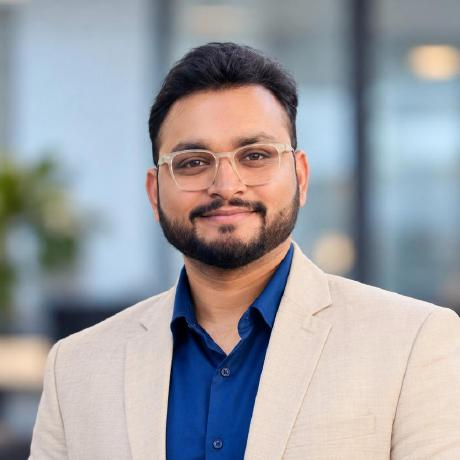
#> input picture assets/profile-photo.png, 460 x 460 px, found by its file name
$ python generate_og_image.py
#> lines starting #> are read from the running program, lines starting #| are printed output that depends on the picture
#!/usr/bin/env python3
"""
scripts/generate_og_image.py
Generates an ultra-premium 1200x630 OpenGraph / Social Preview Card for Abhijeet Raut
integrating his official profile photo, title, headline, and brief intro from his CV.
"""

import os
import math
from pathlib import Path
from PIL import Image, ImageDraw, ImageFont, ImageFilter

REPO_ROOT = Path(__file__).resolve().parent.parent
PORTFOLIO_DIR = REPO_ROOT / "apps" / "jamstack-frontend"
ASSETS_DIR = PORTFOLIO_DIR / "assets"
ASSETS_DIR.mkdir(parents=True, exist_ok=True)

PROFILE_SRC = ASSETS_DIR / "profile-photo.png"
OUTPUT_OG = ASSETS_DIR / "og-image.png"

def create_og_image():
    W, H = 1200, 630
    # 1. Base dark obsidian/navy background
    base = Image.new("RGBA", (W, H), (7, 11, 22, 255))
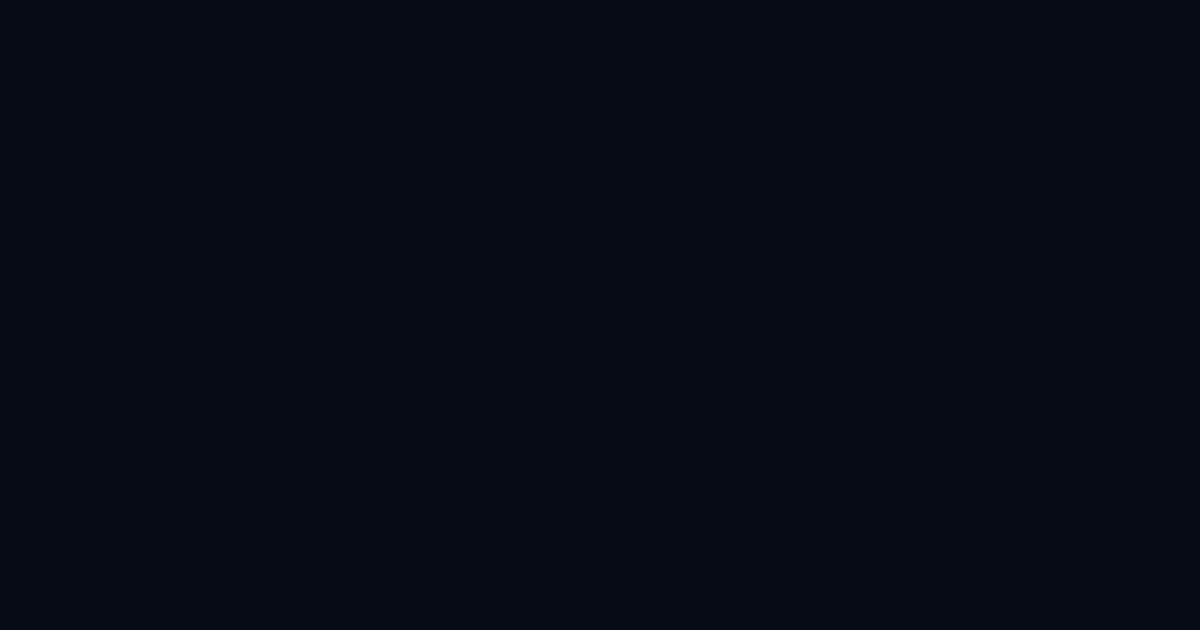
#> base: PIL image 1200x630 RGBA; mean R, G, B, A 7, 11, 22, 255
    draw = ImageDraw.Draw(base)

    # Gradient background
    for y in range(H):
        r_ratio = y / H
        r = int(6 * (1 - r_ratio) + 12 * r_ratio)
        g = int(10 * (1 - r_ratio) + 18 * r_ratio)
        b = int(20 * (1 - r_ratio) + 36 * r_ratio)
        draw.line([(0, y), (W, y)], fill=(r, g, b, 255))

    # 2. Ambient Colorful Glow Blooms
    glow = Image.new("RGBA", (W, H), (0, 0, 0, 0))
#> glow: PIL image 1200x630 RGBA; every value is 0
    gdraw = ImageDraw.Draw(glow)
    # Cyan neon orb around avatar
    gdraw.ellipse([20, 100, 480, 560], fill=(0, 245, 255, 38))
    # Purple/violet bloom top right
    gdraw.ellipse([700, -80, 1260, 480], fill=(139, 92, 246, 32))
    # Emerald accent bottom right
    gdraw.ellipse([650, 400, 1150, 700], fill=(16, 185, 129, 25))
    glow = glow.filter(ImageFilter.GaussianBlur(75))
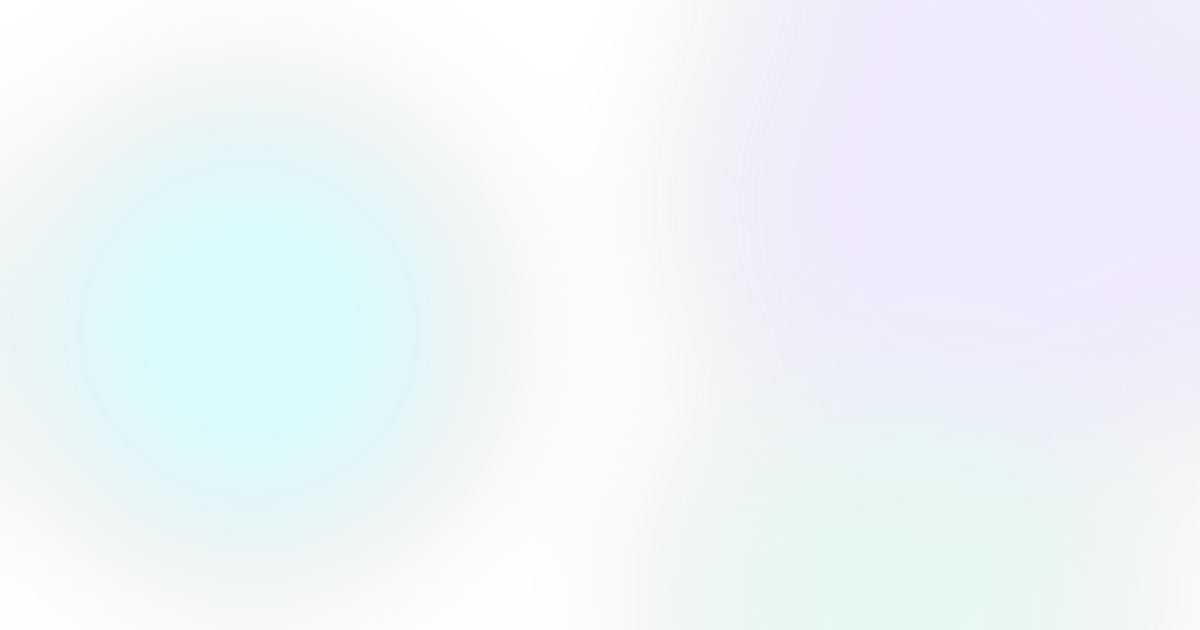
#> glow: PIL image 1200x630 RGBA; mean R, G, B, A 37.5, 99.2, 133.6, 19.5; transparent parts drawn white
    base = Image.alpha_composite(base, glow)
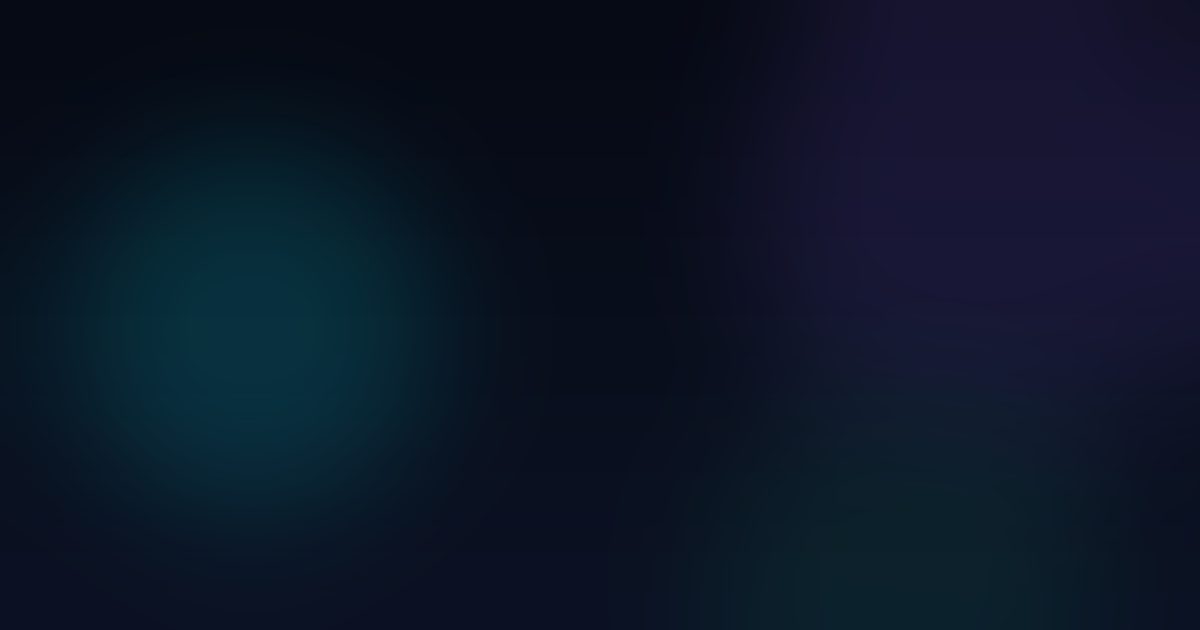
#> base: PIL image 1200x630 RGBA; mean R, G, B, A 11.9, 22.2, 39, 255

    # 3. Micro Tech Grid Pattern (Very subtle, 2% opacity)
    grid_layer = Image.new("RGBA", (W, H), (0, 0, 0, 0))
    grid_draw = ImageDraw.Draw(grid_layer)
    for x in range(0, W, 48):
        grid_draw.line([(x, 0), (x, H)], fill=(255, 255, 255, 7), width=1)
    for y in range(0, H, 48):
        grid_draw.line([(0, y), (W, y)], fill=(255, 255, 255, 7), width=1)
    # Subtle dot intersections
    for x in range(0, W, 96):
        for y in range(0, H, 96):
            grid_draw.ellipse([x - 1, y - 1, x + 1, y + 1], fill=(0, 245, 255, 40))
    base = Image.alpha_composite(base, grid_layer)

    # 4. Right Side Glassmorphic Card Container
    card_x, card_y, card_w, card_h = 440, 45, 715, 540
    card_layer = Image.new("RGBA", (W, H), (0, 0, 0, 0))
    card_draw = ImageDraw.Draw(card_layer)
    card_draw.rounded_rectangle(
        [card_x, card_y, card_x + card_w, card_y + card_h],
        radius=24,
        fill=(13, 20, 36, 215),
        outline=(0, 245, 255, 75),
        width=1
    )
    base = Image.alpha_composite(base, card_layer)
    draw = ImageDraw.Draw(base)

    # 5. Load Clean System Fonts
    font_bold = "/System/Library/Fonts/Supplemental/Arial Bold.ttf"
    font_regular = "/System/Library/Fonts/Helvetica.ttc"

    f_badge = ImageFont.truetype(font_bold, 13)
    f_name = ImageFont.truetype(font_bold, 46)
    f_title = ImageFont.truetype(font_bold, 23)
    f_exp = ImageFont.truetype(font_bold, 17)
    f_desc = ImageFont.truetype(font_regular, 17)
    f_desc_bold = ImageFont.truetype(font_bold, 17)
    f_tag = ImageFont.truetype(font_bold, 13)
    f_meta = ImageFont.truetype(font_regular, 15)

    # 6. Profile Avatar on Left
    avatar_size = 310
    avatar_x, avatar_y = 75, 160

    if PROFILE_SRC.exists():
        raw_avatar = Image.open(PROFILE_SRC).convert("RGBA")
        raw_avatar = raw_avatar.resize((avatar_size, avatar_size), Image.Resampling.LANCZOS)
#> raw_avatar: PIL image 310x310 RGBA

        # Smooth anti-aliased circular mask
        mask = Image.new("L", (avatar_size * 2, avatar_size * 2), 0)
#> mask: PIL image 620x620 L; every value is 0
        mask_draw = ImageDraw.Draw(mask)
        mask_draw.ellipse([0, 0, avatar_size * 2, avatar_size * 2], fill=255)
        mask = mask.resize((avatar_size, avatar_size), Image.Resampling.LANCZOS)
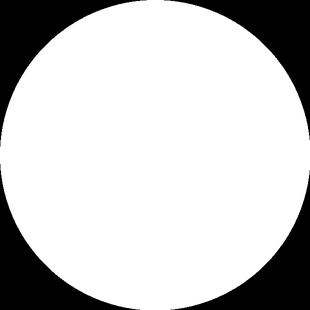
#> mask: PIL image 310x310 L; min 0, max 255, mean 200.8

        # Multi-layer outer glowing rings
        ring_layer = Image.new("RGBA", (W, H), (0, 0, 0, 0))
        rdraw = ImageDraw.Draw(ring_layer)
        # Outer soft cyan bloom
        rdraw.ellipse(
            [avatar_x - 14, avatar_y - 14, avatar_x + avatar_size + 14, avatar_y + avatar_size + 14],
            outline=(0, 245, 255, 60),
            width=8
        )
        # Inner sharp cyan ring
        rdraw.ellipse(
            [avatar_x - 6, avatar_y - 6, avatar_x + avatar_size + 6, avatar_y + avatar_size + 6],
            outline=(0, 245, 255, 220),
            width=3
        )
        base = Image.alpha_composite(base, ring_layer)
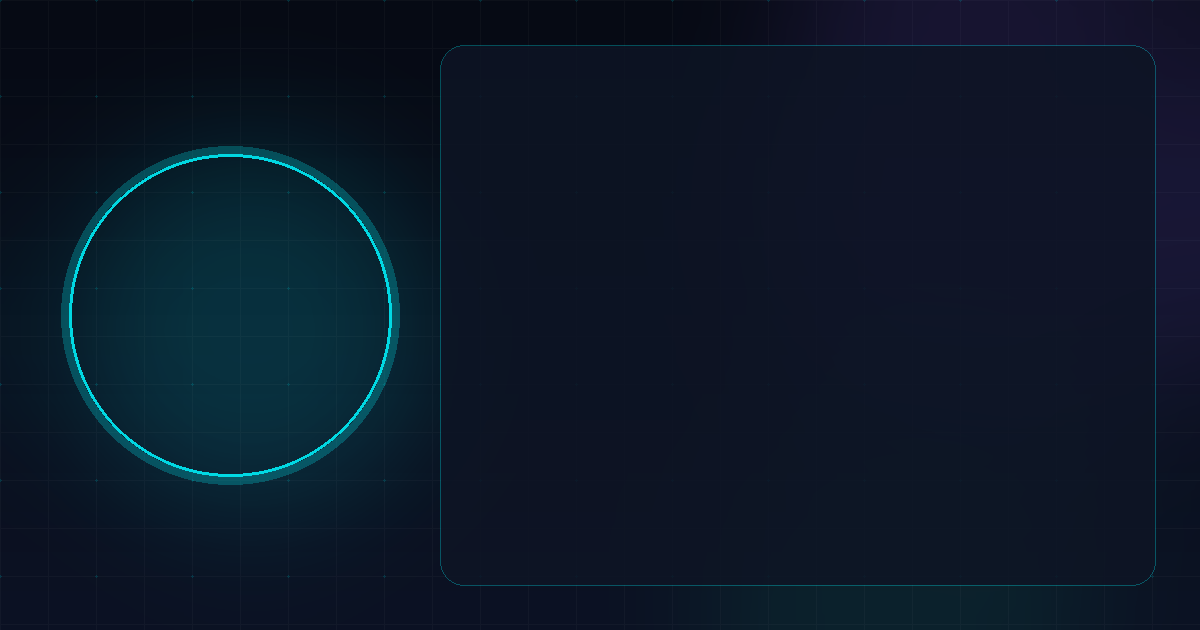
#> base: PIL image 1200x630 RGBA; mean R, G, B, A 11.5, 23.8, 39.4, 255

        # Paste circular avatar
        base.paste(raw_avatar, (avatar_x, avatar_y), mask)
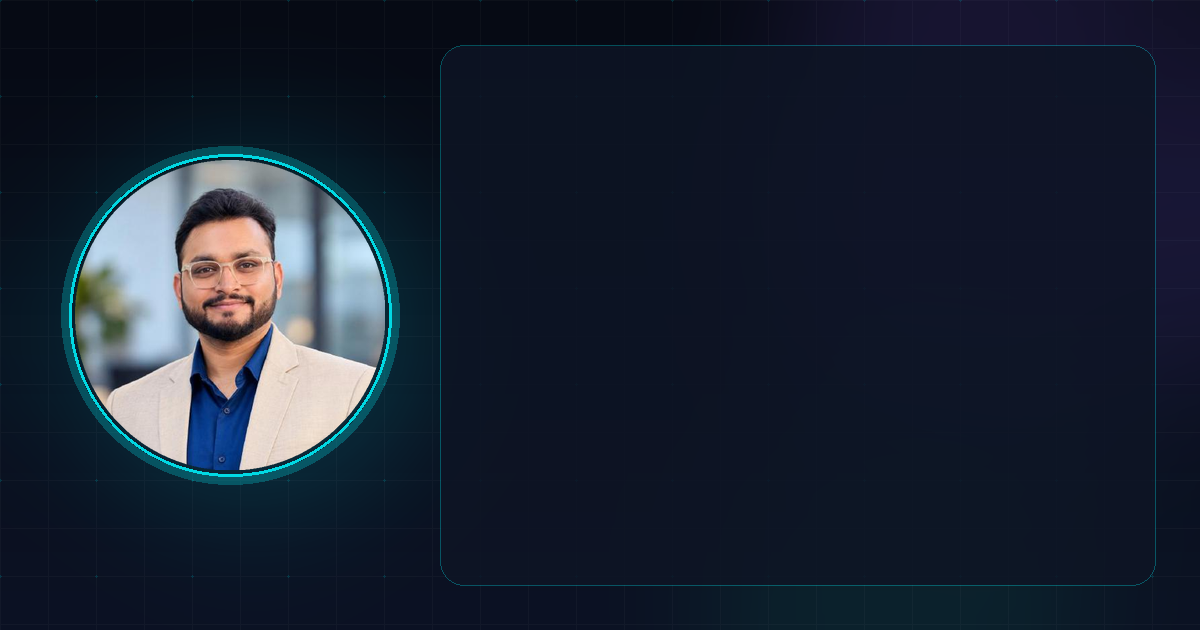
#> base: PIL image 1200x630 RGBA; mean R, G, B, A 26, 34.9, 49.8, 255

        # Active Status Indicator (bottom-right edge of avatar)
        draw = ImageDraw.Draw(base)
        st_x = avatar_x + avatar_size - 44
        st_y = avatar_y + avatar_size - 44
        draw.ellipse([st_x - 3, st_y - 3, st_x + 35, st_y + 35], fill=(7, 11, 22, 255))
        draw.ellipse([st_x, st_y, st_x + 32, st_y + 32], fill=(16, 185, 129, 255))
        draw.ellipse([st_x + 7, st_y + 7, st_x + 25, st_y + 25], fill=(52, 211, 153, 255))

    # 7. Left Column Caption Under Avatar
    left_meta_y = avatar_y + avatar_size + 24
    draw.text((avatar_x + 22, left_meta_y), "SOLUTIONS ARCHITECT", font=f_badge, fill=(0, 245, 255, 230))
    draw.text((avatar_x + 26, left_meta_y + 22), "PUNE, INDIA • VERIFIED", font=f_meta, fill=(148, 163, 184, 200))

    # 8. Content Inside Right Glassmorphic Card
    cur_x = card_x + 40
    cur_y = card_y + 36

    # Top Pill Badge
    badge_label = "12 YEARS INDUSTRY EXPERIENCE • LEAD SOLUTIONS ARCHITECT"
    b_bbox = draw.textbbox((cur_x + 14, cur_y + 4), badge_label, font=f_badge)
#> b_bbox = (494, 89, 918, 98)
    b_w = b_bbox[2] - cur_x + 14
#> b_w = 452
    b_h = 28
    draw.rounded_rectangle([cur_x, cur_y, cur_x + b_w, cur_y + b_h], radius=14, fill=(15, 23, 42, 240), outline=(0, 245, 255, 150), width=1)
    draw.text((cur_x + 14, cur_y + 6), badge_label, font=f_badge, fill=(0, 245, 255, 255))

    # Name: Abhijeet Raut
    cur_y += 44
    draw.text((cur_x, cur_y), "Abhijeet Raut", font=f_name, fill=(255, 255, 255, 255))

    # Title & Headline from CV
    cur_y += 58
    draw.text((cur_x, cur_y), "Lead Backend & AI/ML Engineer | Solutions Architect", font=f_title, fill=(56, 189, 248, 255))

    # Career Highlights from CV
    cur_y += 38
    draw.text((cur_x, cur_y), "Persistent Systems (3 Yrs)  •  Cybage Software (9 Yrs)", font=f_exp, fill=(192, 132, 252, 255))

    # Brief Intro Paragraphs from CV
    cur_y += 34
    draw.text((cur_x, cur_y), "Accomplished Lead Software Engineer architecting high-concurrency backend", font=f_desc, fill=(226, 232, 240, 255))
    cur_y += 24
    draw.text((cur_x, cur_y), "services, distributed systems, and modern AI/ML solutions at enterprise scale.", font=f_desc, fill=(226, 232, 240, 255))
    cur_y += 24
    draw.text((cur_x, cur_y), "Autonomous AI Multi-Agent Swarms (Google ADK) • Vector RAG • E2EE Cloud", font=f_desc, fill=(148, 163, 184, 255))

    # Technical Arsenal Badges
    cur_y += 38
    tech_skills = ["Python (Expert)", "FastAPI", "Django", "Go", "Agentic AI", "Vector RAG", "Docker", "DevOps"]
    tag_x = cur_x
    for skill in tech_skills:
        s_bbox = draw.textbbox((0, 0), skill, font=f_tag)
        sw = s_bbox[2] - s_bbox[0] + 18
        sh = 26
        draw.rounded_rectangle([tag_x, cur_y, tag_x + sw, cur_y + sh], radius=6, fill=(17, 28, 48, 240), outline=(51, 65, 85, 220), width=1)
        draw.text((tag_x + 9, cur_y + 5), skill, font=f_tag, fill=(148, 163, 184, 255))
        tag_x += sw + 8
#> this loop made 8 passes
#> (s_bbox, sw, tag_x) on passes 1 to 8: ((0, 2, 102, 16), 120, 608), ((0, 4, 47, 13), 65, 681), ((0, 3, 46, 16), 64, 753), ((0, 4, 18, 13), 36, 797), ((0, 3, 66, 16), 84, 889), ((0, 4, 73, 13), 91, 988), ((0, 2, 46, 13), 64, 1060), ((0, 4, 51, 16), 69, 1137)
#> after the loop, tag_x = 1137

    # Bottom Divider
    cur_y += 46
    draw.line([(cur_x, cur_y), (card_x + card_w - 40, cur_y)], fill=(51, 65, 85, 140), width=1)

    # Footer Metadata & Coordinates
    cur_y += 18
    f_items = [
        ("REPO", "github.com/arauthub/portfolio"),
        ("SITE", "arauthub.github.io/portfolio"),
        ("AUDIT", "5/5 Presubmit Verified")
    ]
    f_x = cur_x
    for k, v in f_items:
        draw.text((f_x, cur_y), f"[{k}]", font=f_badge, fill=(0, 245, 255, 230))
        kb = draw.textbbox((f_x, cur_y), f"[{k}]", font=f_badge)
        f_x = kb[2] + 8
        draw.text((f_x, cur_y), v, font=f_meta, fill=(203, 213, 225, 255))
        vb = draw.textbbox((f_x, cur_y), v, font=f_meta)
        f_x = vb[2] + 28
#> this loop made 3 passes
#> (kb, vb) on passes 1 to 3: ((480, 408, 525, 420), (533, 408, 759, 422)), ((787, 408, 825, 420), (833, 408, 1040, 422)), ((1068, 408, 1118, 420), (1126, 408, 1292, 420))

    # Save final optimized PNG
    base.save(OUTPUT_OG, "PNG", optimize=True)
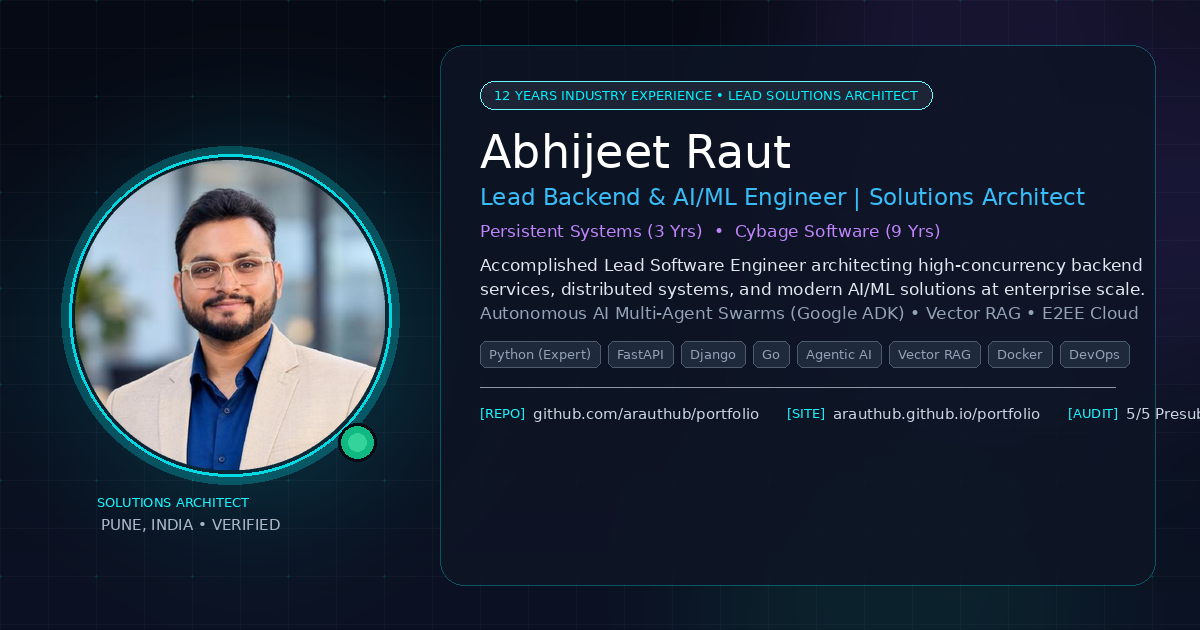
#> saved as og-image.png: PIL image 1200x630 RGBA; mean R, G, B, A 29.9, 40.3, 55.5, 254.2; transparent parts drawn white
    print(f"🎉 Generated 1200x630 Social Preview Card: {OUTPUT_OG}")

if __name__ == "__main__":
    create_og_image()
